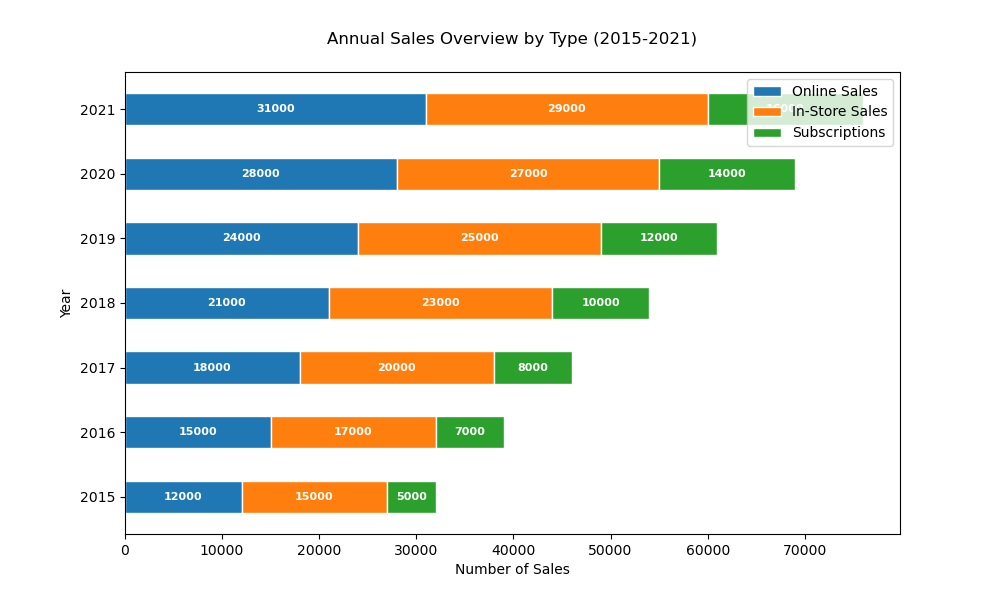

Python code for this plot:

import matplotlib.pyplot as plt

# Data
years = ['2015', '2016', '2017', '2018', '2019', '2020', '2021']
online_sales = [12000, 15000, 18000, 21000, 24000, 28000, 31000]
in_store_sales = [15000, 17000, 20000, 23000, 25000, 27000, 29000]
subscriptions = [5000, 7000, 8000, 10000, 12000, 14000, 16000]

# Bottom data for stacking
in_store_sales_bottom = online_sales
subscriptions_bottom = [i + j for i, j in zip(online_sales, in_store_sales)]

# Figure and Axes
fig, ax = plt.subplots(figsize=(10, 6))

# Stacked Bars
ax.barh(years, online_sales, color='#1f77b4', edgecolor='white', height=0.5, label='Online Sales')
ax.barh(years, in_store_sales, left=in_store_sales_bottom, color='#ff7f0e', edgecolor='white', height=0.5, label='In-Store Sales')
ax.barh(years, subscriptions, left=subscriptions_bottom, color='#2ca02c', edgecolor='white', height=0.5, label='Subscriptions')

# Labels and Title
ax.set_xlabel('Number of Sales')
ax.set_ylabel('Year')
ax.set_title('Annual Sales Overview by Type (2015-2021)', pad=20)

# Adding numerical labels
for i in range(len(years)):
    ax.text(online_sales[i] / 2, years[i], str(online_sales[i]), va='center', ha='center', color='white', fontsize=8, fontweight='bold')
    ax.text(in_store_sales_bottom[i] + (in_store_sales[i] / 2), years[i], str(in_store_sales[i]), va='center', ha='center', color='white', fontsize=8, fontweight='bold')
    ax.text(subscriptions_bottom[i] + (subscriptions[i] / 2), years[i], str(subscriptions[i]), va='center', ha='center', color='white', fontsize=8, fontweight='bold')

# Legend
ax.legend(loc='upper right')

# Display the plot
plt.show()
